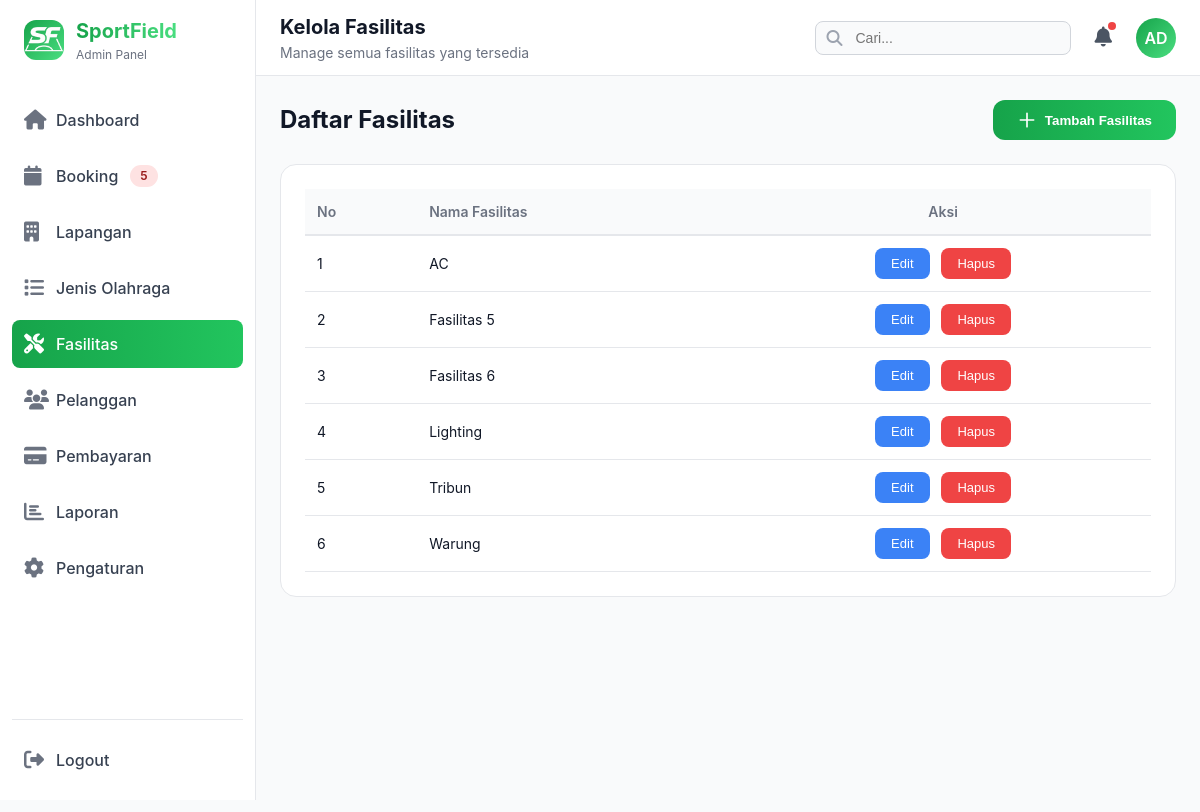
/page/admin/kelola-fasilitas.php (signed in), run on the app's committed database.
### tables this page shows
CREATE TABLE `fasilitas` (
  `id` int(11) NOT NULL,
  `nama` varchar(100) NOT NULL
);

### page/admin/kelola-fasilitas.php (the view, shortened to what this page needs)
<?php
require_once '../../config/db.php';
$fasilitas_list = [];
try {
    $stmt = $pdo->query("SELECT * FROM fasilitas ORDER BY nama ASC");
    $fasilitas_list = $stmt->fetchAll(PDO::FETCH_ASSOC);
} catch (Exception $e) {
    error_log("Error loading fasilitas: " . $e->getMessage());
}
?>
<div class="section-header">
    <h3>Daftar Fasilitas</h3>
    <button onclick="openAddModal()" class="btn-primary">
        <svg class="icon" fill="none" stroke="currentColor" viewBox="0 0 24 24">
            <path stroke-linecap="round" stroke-linejoin="round" stroke-width="2" d="M12 4v16m8-8H4"></path>
        </svg>
        <span>Tambah Fasilitas</span>
    </button>
</div>
<div style="background: white; border: 1px solid #e5e7eb; border-radius: 16px; padding: 24px;">
    <table style="width: 100%; border-collapse: collapse;">
        <thead>
            <tr style="border-bottom: 2px solid #e5e7eb;">
                <th style="text-align: left; padding: 12px; color: #6b7280; font-weight: 600; font-size: 14px;">No</th>
                <th style="text-align: left; padding: 12px; color: #6b7280; font-weight: 600; font-size: 14px;">Nama Fasilitas</th>
                <th style="text-align: center; padding: 12px; color: #6b7280; font-weight: 600; font-size: 14px;">Aksi</th>
            </tr>
        </thead>
        <tbody>
            <?php if (empty($fasilitas_list)): ?>
            <tr>
                <td colspan="3" style="text-align: center; padding: 20px; color: #9ca3af;">
                    Belum ada fasilitas
                </td>
            </tr>
            <?php else: ?>
                <?php foreach ($fasilitas_list as $index => $fasilitas): ?>
                <tr style="border-bottom: 1px solid #e5e7eb;">
                    <td style="padding: 12px;"><?php echo $index + 1; ?></td>
                    <td style="padding: 12px;"><?php echo htmlspecialchars($fasilitas['nama']); ?></td>
                    <td style="padding: 12px; text-align: center;">
                        <button onclick="openEditModal(<?php echo $fasilitas['id']; ?>, '<?php echo htmlspecialchars($fasilitas['nama']); ?>')"
                                style="background: #3b82f6; color: white; border: none; padding: 8px 16px; border-radius: 8px; cursor: pointer; margin-right: 8px; font-weight: 500; font-size: 13px; transition: all 0.3s ease;">
                            Edit
                        </button>
                        <button onclick="openDeleteModal(<?php echo $fasilitas['id']; ?>, '<?php echo htmlspecialchars($fasilitas['nama']); ?>')"
                                style="background: #ef4444; color: white; border: none; padding: 8px 16px; border-radius: 8px; cursor: pointer; font-weight: 500; font-size: 13px; transition: all 0.3s ease;">
                            Hapus
                        </button>
                    </td>
                </tr>
                <?php endforeach; ?>
            <?php endif; ?>
        </tbody>
    </table>
</div>
<?php
include '../includes/admin-layout.php';
?>

### assets/css/admin_style/admin-layout.css (style rules this page uses)
* { margin: 0; padding: 0; box-sizing: border-box; }
body { font-family: -apple-system, BlinkMacSystemFont, 'Segoe UI', Roboto, 'Helvetica Neue', Arial, sans-serif; background-color: #f9fafb; color: #111827; line-height: 1.5; }

### assets/css/admin_style/dashboard.css (style rules this page uses)
* { margin: 0; padding: 0; box-sizing: border-box; }
body { font-family: -apple-system, BlinkMacSystemFont, 'Segoe UI', Roboto, 'Helvetica Neue', Arial, sans-serif; background-color: #f9fafb; color: #111827; line-height: 1.5; }

### assets/css/admin_style/fasilitas-jenisOlahraga.css (style rules this page uses)
.section-header { display: flex; justify-content: space-between; align-items: center; margin-bottom: 24px; }
.section-header h3 { font-size: 24px; font-weight: bold; color: #111827; margin: 0; }
.btn-primary { display: flex; align-items: center; justify-content: center; gap: 8px; background: linear-gradient(to right, #16A34A, #22c55e); color: white; padding: 10px 24px; border: none; border-radius: 12px; font-weight: 600; cursor: pointer; transition: all 0.3s ease; }
.btn-primary .icon { width: 20px; height: 20px; }
table { width: 100%; border-collapse: collapse; font-size: 14px; }
table thead th { background: #f9fafb; padding: 16px; text-align: left; color: #6b7280; font-weight: 600; border-bottom: 1px solid #e5e7eb; }
table tbody td { padding: 16px; border-bottom: 1px solid #e5e7eb; color: #111827; }

### data on the page
fasilitas: nama "AC"
fasilitas: nama "Fasilitas 5"
fasilitas: nama "Fasilitas 6"
fasilitas: nama "Lighting"
fasilitas: nama "Tribun"
fasilitas: nama "Warung"

### other printed values
$page_title "Kelola Fasilitas"
$page_subtitle "Manage semua fasilitas yang tersedia"
